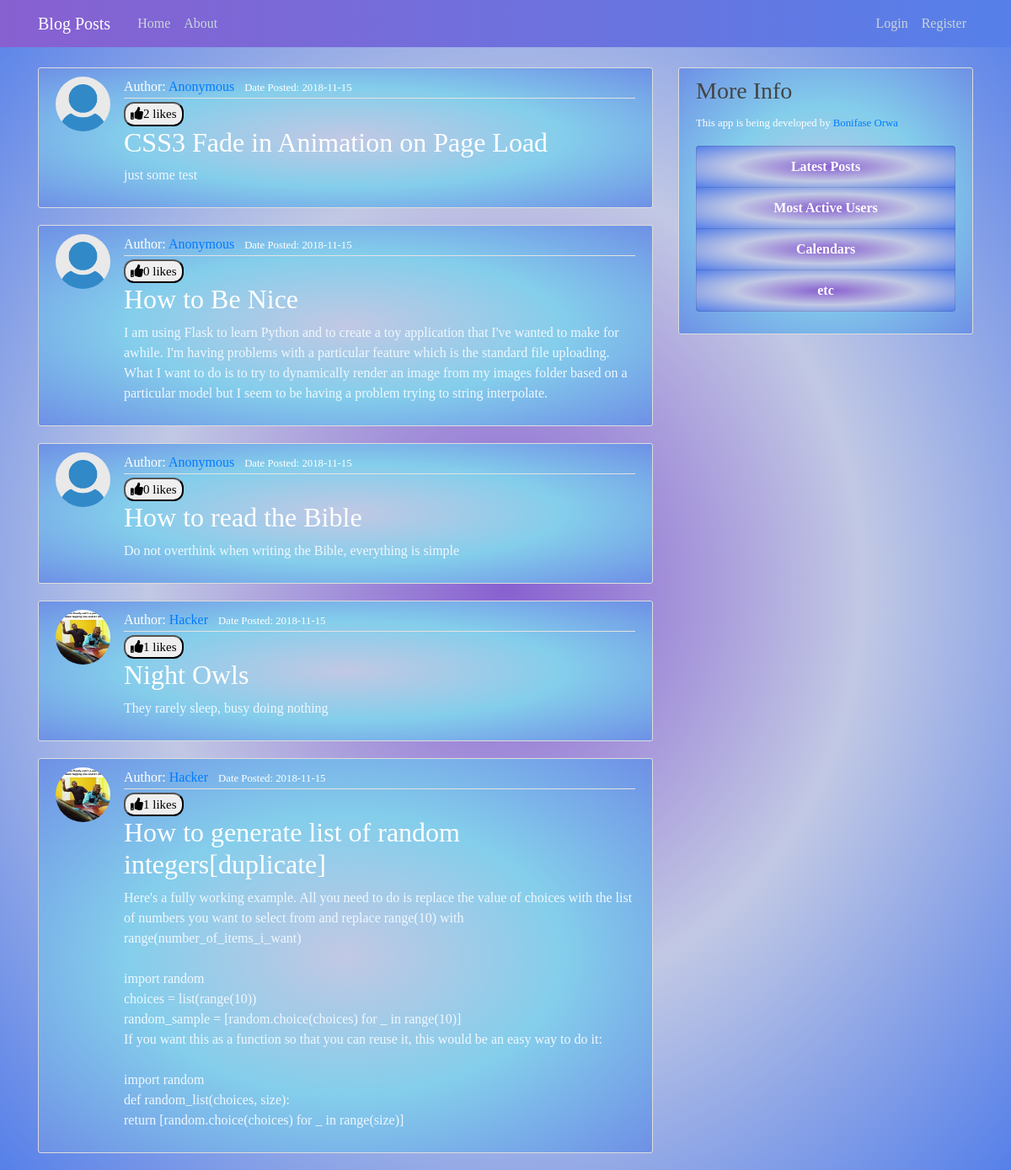
The page /home on the database its author committed.
### blogpost/models/models.py (models this page shows, shortened)
class Post(db.Model):
    id = db.Column(db.Integer, primary_key=True)
    title = db.Column(db.String(100), nullable=False)
    date_posted = db.Column(
        db.DateTime, nullable=False, default=datetime.utcnow)
    content = db.Column(db.Text, nullable=False)
    user_id = db.Column(db.Integer, db.ForeignKey('user.id'), nullable=False)
    likes = db.relationship('PostLike', backref='post', lazy='dynamic')

class User(db.Model, UserMixin):
    id = db.Column(db.Integer, primary_key=True)
    username = db.Column(db.String(20), unique=True, nullable=False)
    email = db.Column(db.String(120), unique=True, nullable=False)
    image_file = db.Column(
        db.String(20), nullable=False, default='default.jpg')
    password = db.Column(db.String(60), nullable=False)
    posts = db.relationship('Post', backref='author', lazy=True)
    liked = db.relationship(
        'PostLike',
        foreign_keys='PostLike.user_id',
        backref='user', lazy='dynamic')

### blogpost/routes.py (the view)
@app.route("/")
@app.route("/home")
def home():
    posts = Post.query.all()
    return render_template('home.html', posts=posts)

### blogpost/templates/home.html
{% extends "layout.html" %}
{% block content %}
    {% for post in posts %}
        <article class="media content-section">
          <img class="rounded-circle article-img" src="{{ url_for(
            'static', filename='profile_pics/' + post.author.image_file) }}">
          <div class="media-body">
            <div class="article-metadata">
              Author: <a class="mr-2" href="{{ url_for('user', username=post.author.username) }}"> {{ post.author.username }}</a>
              <small class="text-muted">Date Posted: {{ post.date_posted.strftime('%Y-%m-%d') }}</small>
            </div>
            <div>
                {% if current_user.is_authenticated %}
                {% if current_user.has_liked_post(post) %}
                <a href="{{ url_for('like_action', post_id=post.id, action='unlike') }}"><button id="style"><i class='fas fa-thumbs-down'></i>{{ post.likes.count() }} likes</button></a>
                {% else %}
                <a href="{{ url_for('like_action', post_id=post.id, action='like') }}"><button id="style"><i class='fas fa-thumbs-up'></i>{{ post.likes.count() }} likes</button></a>
                {% endif %}
                {% else %}
                <a href="{{ url_for('login') }}"><button id="style"><i class='fas fa-thumbs-up'></i>{{ post.likes.count() }} likes</button></a>
                {% endif %}
            </div>
            <h2><a class="article-title" href="{{ url_for('post', post_id=post.id) }}">{{ post.title }}</a></h2>
            <p class="article-content">{{ post.content }}</p>
          </div>
        </article>
    {% endfor %}
{% endblock content %}

### blogpost/static/main.css (style rules this page uses)
body { background: radial-gradient(#8860d0, #c1c8e4, #5680e9); color: #333333; margin-top: 5rem; font-family: Monotype Corsiva; }
h1, h2, h3, h4, h5, h6 { color: #444444; }
.content-section { background: radial-gradient(#c1c8e4, #84ceeb, #6e90e6); color: aliceblue; padding: 10px 20px; border: 1px solid #dddddd; border-radius: 3px; margin-bottom: 20px; }
.article-title { color: #444444; }
.article-content { white-space: pre-line; }
.article-img { height: 65px; width: 65px; margin-right: 16px; }
.article-metadata { padding-bottom: 1px; color: #ffffff; margin-bottom: 4px; border-bottom: 1px solid #e3e3e3; }
.text-muted { color: white !important; }
.article-title { color: white; }
button#style { font-size: 15px; border-radius: 12px; }

### rows shown on the page
Post: image_file (placeholder picture), author.username "Anonymous", date_posted "2018-11-15", likes.count "2", title "CSS3 Fade in Animation on Page Load", content "just some test"
Post: image_file (placeholder picture), author.username "Anonymous", date_posted "2018-11-15", likes.count "0", title "How to Be Nice", content "I am using Flask to learn Python and to create a toy application that I've wanted to make for awhile. I'm having problems with a particular feature which is the standard file uploading. What I want to do is to try to dynamically render an image from my images folder based on a particular model but I seem to be having a problem trying to string interpolate."
Post: image_file (placeholder picture), author.username "Anonymous", date_posted "2018-11-15", likes.count "0", title "How to read the Bible", content "Do not overthink when writing the Bible, everything is simple"
Post: image_file (picture), author.username "Hacker", date_posted "2018-11-15", likes.count "1", title "Night Owls", content "They rarely sleep, busy doing nothing"
Post: image_file (picture), author.username "Hacker", date_posted "2018-11-15", likes.count "1", title "How to generate list of random integers[duplicate]", content "Here's a fully working example. All you need to do is replace the value of choices with the list of numbers you want to select from and replace range(10) with range(number_of_items_i_want) import random choices = list(range(10)) random_sample = [random.choice(choices) for _ in range(10)] If you want this as a function so that you can reuse it, this would be an easy way to do it: import random def random_list(choices, size): return [random.choice(choices) for _ in range(size)]"
